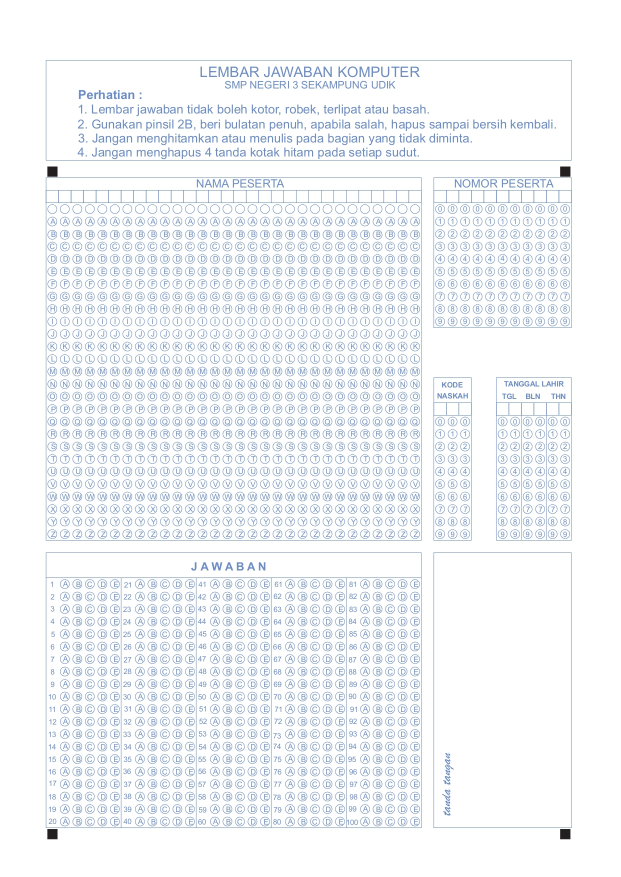
#> input picture omr-doni/LJKKosong_page-0001.jpg, 1241 x 1754 px (shown at 1/2 size)
$ python step1.py
#> lines starting #> are read from the running program, lines starting #| are printed output that depends on the picture; after the words box and inside, x2 and y2 are one past the last pixel; in counts of white or black regions, pixels touching at a corner belong together
import numpy as np
import cv2
import imutils

# Baca gambar
img = cv2.imread('LJKKosong_page-0001.jpg')
#> img is the input picture: shape (1754, 1241, 3); mean B, G, R 247.7, 244.3, 241.5
# img = cv2.imread('miring.jpeg')
# Resizing the image to fit the window
# height, width = img.shape[:2]
# max_height = 600
# max_width = 800

# # Check if any of the dimensions exceed the maximum limits
# if height > max_height or width > max_width:
#     # Get the scaling factor
#     scale = max_height / height if height > width else max_width / width
#     # Resize the image
#     img = cv2.resize(img, None, fx=scale, fy=scale, interpolation=cv2.INTER_AREA)

# Konversi ke HSV
imgHSV = cv2.cvtColor(img, cv2.COLOR_BGR2HSV)
#> imgHSV: shape (1754, 1241, 3); mean H, S, V 39.2, 8, 247.9
# cv2.imshow("hsv",imgHSV)
# Batas warna hitam
lower_black = np.array([0, 0, 0])
upper_black = np.array([220, 220, 220])

# Filter warna
mask = cv2.inRange(imgHSV, lower_black, upper_black)
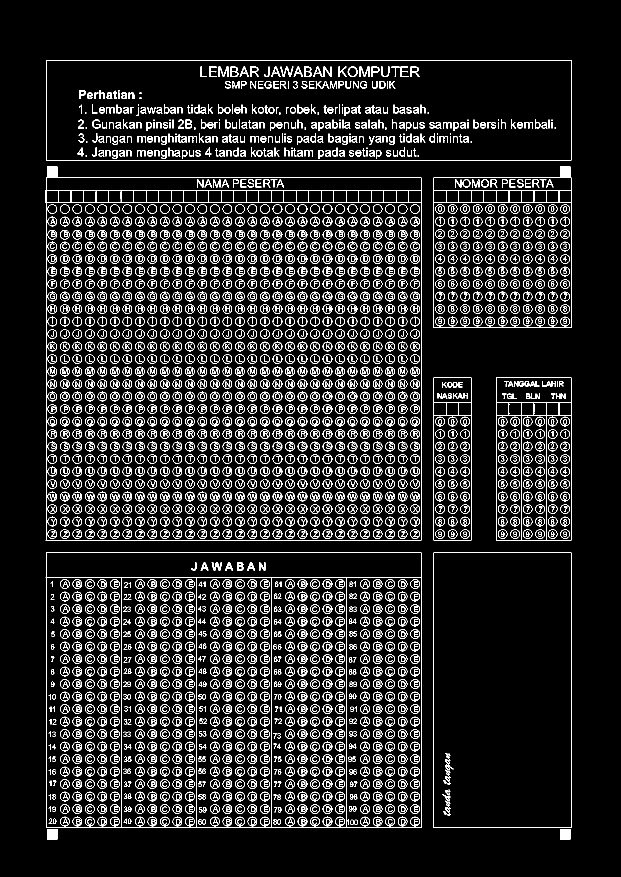
#> mask: shape (1754, 1241) (shown at 1/2 size); 9.6% white in thin lines or dots, all inside (x1, y1, x2, y2) = (91, 120, 1144, 1679)
cv2.imshow("mask",mask)

# Hilangkan warna lain
img_filtered = cv2.bitwise_and(img, img, mask=mask)
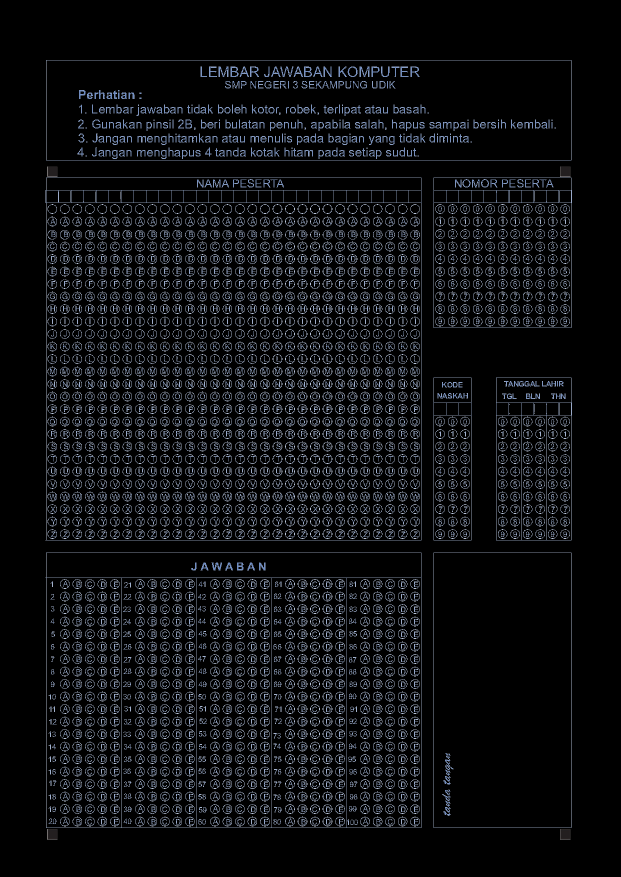
#> img_filtered: shape (1754, 1241, 3) (shown at 1/2 size); mean B, G, R 18, 15.6, 14.3

# mendapatkan conturs
cnt = cv2.findContours(mask,cv2.RETR_TREE,cv2.CHAIN_APPROX_SIMPLE)
#> cnt = 5685 contours, 1010 with area under 20; largest, box (x1, y1, x2, y2) and area: (91, 355, 843, 1081) 543776, (92, 405, 843, 1081) 506248, (91, 1105, 843, 1656) 412501, (92, 120, 1143, 321) 210000, (92, 120, 1143, 321) 209998
cnt = imutils.grab_contours(cnt)

# looping jumlah contur
for c in cnt:
    area = cv2.contourArea(c)
    # cv2.drawContours(img_filtered,[c],-1,(0,255,0),2)
    peri = cv2.arcLength(c, True)
    approx = cv2.approxPolyDP(c, 0.04 * peri, True)  # Approximation dengan toleransi

    # Cek jika kontur memiliki 4 sisi dan mendekati bentuk persegi
    if len(approx) == 4 and cv2.isContourConvex(approx):
        (x, y, w, h) = cv2.boundingRect(approx)
        aspect_ratio = float(w) / h
        if 0.95 <= aspect_ratio <= 1.05:  # Cek rasio aspek untuk memastikan persegi
            # cv2.drawContours(img, [approx], -1, (0, 255, 0), 2)
            print(area)
            if area > 40 and area < 700:
                print(area)
                cv2.drawContours(img, [approx], -1, (0, 255, 0), 2)
#> this loop made 5685 passes
#> (area, peri, approx, x, y, w, h, aspect_ratio) on passes 1, 2, 3, 4, 6, 9, 12: (400, 80, [[1120, 1658], [1120, 1678], [1140, 1678], [1140, 1658]], 1120, 1658, 21, 21, 1), (400, 80, [[94, 1658], [94, 1678], [114, 1678], [114, 1658]], 94, 1658, 21, 21, 1), (151250, 1650, [[867, 1105], [867, 1655], [1142, 1655], [1142, 1105]], 867, 1105, 276, 551, 0.501), (151248, 1647.7, [[868, 1105], [1142, 1106], [1141, 1655], [867, 1654]], 867, 1105, 276, 551, 0.501), (21, 20.97, [[892, 1616], [893, 1615], [899, 1621], [896, 1622]], 892, 1615, 8, 8, 1), (20.5, 20.38, [[892, 1582], [893, 1581], [899, 1586], [897, 1588]], 892, 1581, 8, 8, 1), (21, 20.97, [[892, 1554], [893, 1553], [899, 1559], [896, 1560]], 892, 1553, 8, 8, 1)
#> (area, peri, x, y, w, h, aspect_ratio) on passes 81, 95, 124, 138, 166, 180: (64.5, 33.07, 753, 1588, 8, 11, 0.727), (72, 33.66, 802, 1563, 8, 11, 0.727), (64.5, 33.07, 753, 1538, 8, 11, 0.727), (72, 33.66, 802, 1513, 8, 11, 0.727), (64.5, 33.07, 753, 1488, 8, 11, 0.727), (72, 33.66, 802, 1463, 8, 11, 0.727)
#| 400.0
#| 400.0
#| 400.0
#| 400.0
#| 21.0
#| 2.0
#| 20.5
#| 2.0
#| 21.0
#| 2.0
#> (further printed lines are left out)
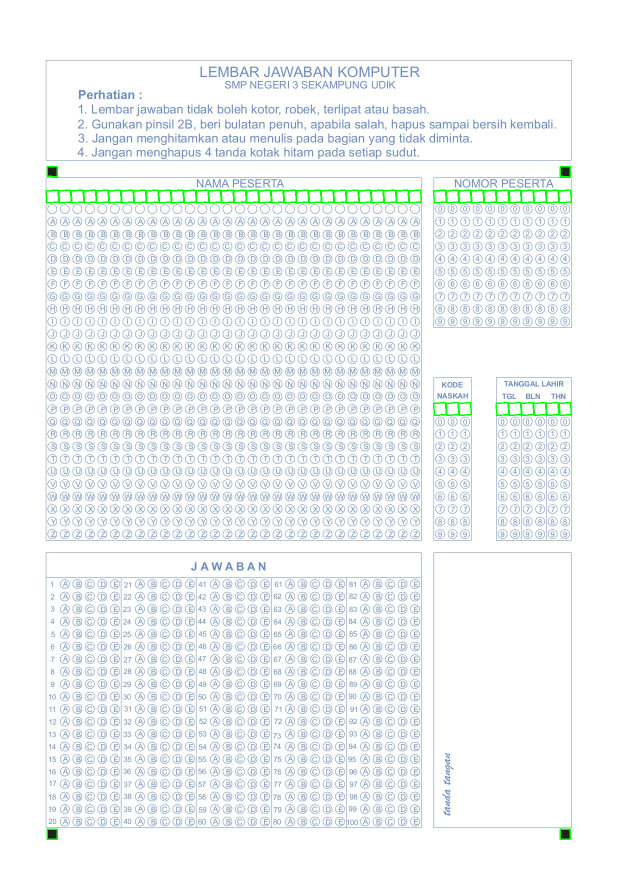
#> img: shape (1754, 1241, 3) (shown at 1/2 size); 0.58% of pixels changed, all inside (x1, y1, x2, y2) = (91, 332, 1144, 1680)


    # [21 lines of commented-out code are left out]
height, width = img.shape[:2]
#> height = 1754; width = 1241
max_height = 600
max_width = 800

# Check if any of the dimensions exceed the maximum limits
if height > max_height or width > max_width:
    # Get the scaling factor
    scale = max_height / height if height > width else max_width / width
#> scale = 0.342
    # Resize the image
    img = cv2.resize(img, None, fx=scale, fy=scale, interpolation=cv2.INTER_AREA)
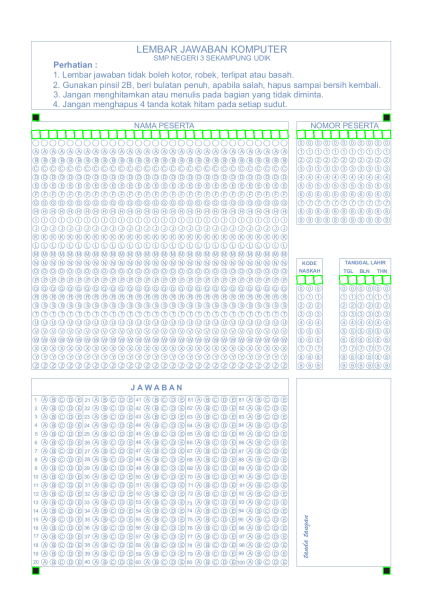
#> img: shape (600, 425, 3); mean B, G, R 246.5, 244.6, 240.4
cv2.imshow("Kotak Hitam", img)
cv2.waitKey(0)
cv2.destroyAllWindows()
